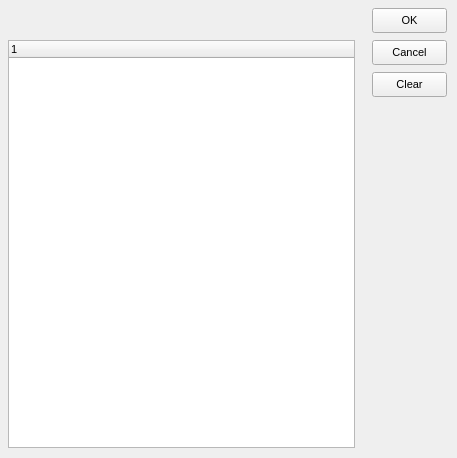
<?xml version="1.0" encoding="UTF-8"?>
<ui version="4.0">
  <class>SelectBMP</class>
  <widget class="QWidget" name="SelectBMP">
    <property name="geometry">
      <rect>
        <x>0</x>
        <y>0</y>
        <width>457</width>
        <height>458</height>
      </rect>
    </property>
    <property name="windowTitle">
      <string>SelectBMP</string>
    </property>
    <property name="font">
      <font>
        <family>MS Sans Serif</family>
        <pointsize>8</pointsize>
      </font>
    </property>
    <!-- vcl-BorderStyle: bsDialog → set windowFlags Qt::Dialog in constructor -->
    <widget class="QTreeWidget" name="LV">
      <property name="geometry">
        <rect>
          <x>8</x>
          <y>40</y>
          <width>347</width>
          <height>408</height>
        </rect>
      </property>
    </widget>
    <widget class="QWidget" name="CBE">
      <property name="geometry">
        <rect>
          <x>8</x>
          <y>8</y>
          <width>348</width>
          <height>22</height>
        </rect>
      </property>
    </widget>
    <widget class="QPushButton" name="btOK">
      <property name="geometry">
        <rect>
          <x>372</x>
          <y>8</y>
          <width>75</width>
          <height>25</height>
        </rect>
      </property>
      <property name="windowTitle">
        <string>OK</string>
      </property>
      <property name="text">
        <string>OK</string>
      </property>
    </widget>
    <widget class="QPushButton" name="btCancel">
      <property name="geometry">
        <rect>
          <x>372</x>
          <y>40</y>
          <width>75</width>
          <height>25</height>
        </rect>
      </property>
      <property name="windowTitle">
        <string>Cancel</string>
      </property>
      <property name="text">
        <string>Cancel</string>
      </property>
    </widget>
    <widget class="QPushButton" name="btClear">
      <property name="geometry">
        <rect>
          <x>372</x>
          <y>72</y>
          <width>75</width>
          <height>25</height>
        </rect>
      </property>
      <property name="windowTitle">
        <string>Clear</string>
      </property>
      <property name="text">
        <string>Clear</string>
      </property>
    </widget>
  </widget>
  <resources/>
  <connections/>
</ui>
